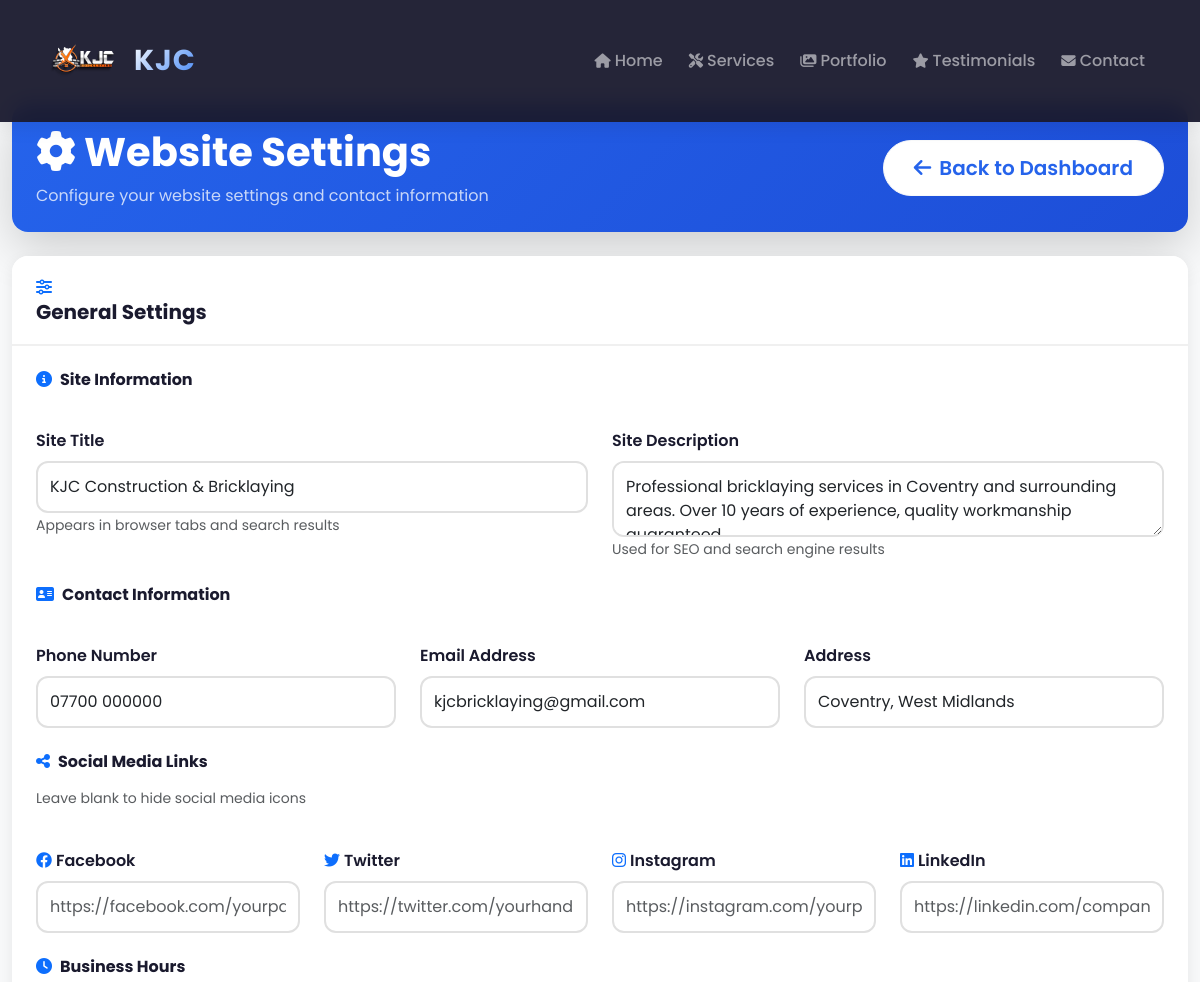
Before: /admin/settings (signed in, upper part) with the older database file.
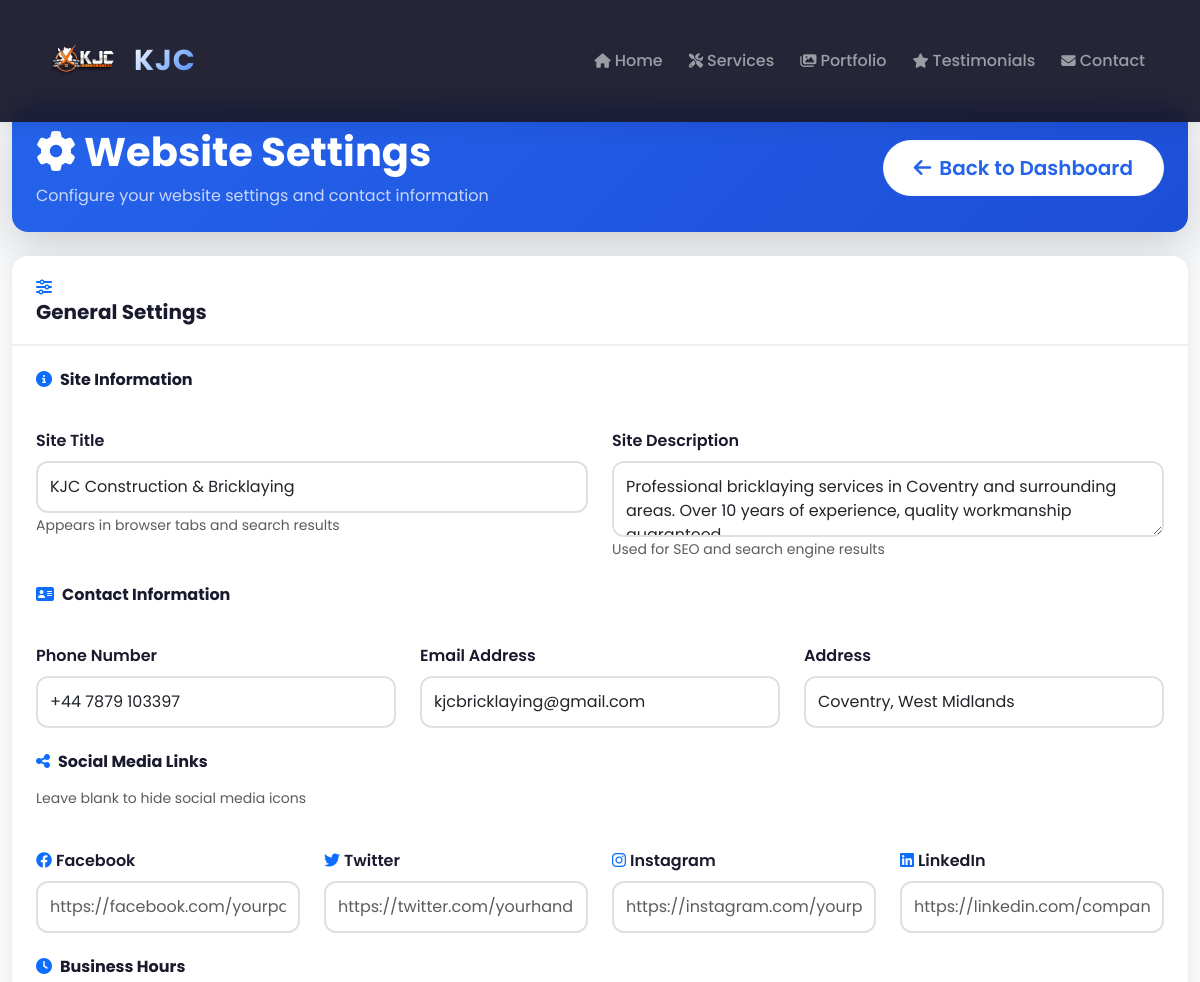
After: the same page with the newer database file.
### database.py (models this page shows, shortened)
class SiteSettings(db.Model):
    id = db.Column(db.Integer, primary_key=True)
    key = db.Column(db.String(100), unique=True, nullable=False)
    value = db.Column(db.Text)
    description = db.Column(db.String(200))
    updated_at = db.Column(db.DateTime, default=datetime.utcnow, onupdate=datetime.utcnow)
    @staticmethod
    def get(key, default=None):
        setting = SiteSettings.query.filter_by(key=key).first()
        return setting.value if setting else default

### app.py (the view, shortened to what this page needs)
@app.route('/admin/settings', methods=['GET', 'POST'])
@login_required
def admin_settings():
    return render_template('admin/settings.html', now=datetime.now())

### app.py (called while the page is built)
@login_manager.user_loader
def load_user(user_id):
    return User.query.get(int(user_id))

@app.context_processor
def inject_now():
    return {
        'now': datetime.now(),
        'site_title': SiteSettings.get('site_title', 'KJC'),
        'site_phone': SiteSettings.get('phone', '+44 7879 103397'),
        'site_email': SiteSettings.get('email', 'kjcbricklaying@gmail.com'),
        'site_address': SiteSettings.get('address', 'Coventry, West Midlands'),
        'whatsapp_number': SiteSettings.get('whatsapp', '+44 7879 103397'),
        'facebook_url': SiteSettings.get('facebook', '#'),
        'twitter_url': SiteSettings.get('twitter', '#'),
        'instagram_url': SiteSettings.get('instagram', '#'),
        'linkedin_url': SiteSettings.get('linkedin', '#')
    }

### templates/admin/settings.html (shortened to what this page needs)
{% extends "base.html" %} {% block content %}
<div class="container-fluid py-4">
  <div class="row mb-4">
    <div class="col-12">
      <div
        class="page-header-modern bg-gradient-primary text-white p-4 rounded-4 shadow-lg"
      >
        <div
          class="d-flex justify-content-between align-items-center flex-wrap gap-3"
        >
          <div>
            <h1 class="display-6 fw-bold mb-2">
              <i class="fas fa-cog me-2"></i>Website Settings
            </h1>
            <p class="mb-0 opacity-75">
              Configure your website settings and contact information
            </p>
          </div>
          <div>
            <a
              href="{{ url_for('admin_dashboard') }}"
              class="btn btn-light btn-lg"
            >
              <i class="fas fa-arrow-left me-2"></i>Back to Dashboard
            </a>
          </div>
        </div>
      </div>
    </div>
  </div>
  <div class="row">
    <div class="col-12">
      <div class="admin-card">
        <div class="admin-card-header">
          <i class="fas fa-sliders-h text-primary me-2"></i>
          <h5 class="mb-0">General Settings</h5>
        </div>
        <div class="admin-card-body p-4">
          <form method="POST" id="settingsForm">
            <div class="row g-4">
              <div class="col-12">
                <h6 class="mb-3">
                  <i class="fas fa-info-circle text-primary me-2"></i>Site
                  Information
                </h6>
              </div>
              <div class="col-md-6">
                <label for="site_title" class="form-label fw-semibold"
                  >Site Title</label
                >
                <input
                  type="text"
                  class="form-control"
                  id="site_title"
                  name="site_title"
                  value="{{ site_title or 'KJC Bricklaying' }}"
                />
                <small class="text-muted"
                  >Appears in browser tabs and search results</small
                >
              </div>
              <div class="col-md-6">
                <label for="site_description" class="form-label fw-semibold"
                  >Site Description</label
                >
                <textarea
                  class="form-control"
                  id="site_description"
                  name="site_description"
                  rows="2"
                >
Professional bricklaying services in Coventry and surrounding areas. Over 10 years of experience, quality workmanship guaranteed.</textarea
                >
                <small class="text-muted"
                  >Used for SEO and search engine results</small
                >
              </div>
              <div class="col-12 mt-4">
                <h6 class="mb-3">
                  <i class="fas fa-address-card text-primary me-2"></i>Contact
                  Information
                </h6>
              </div>
              <div class="col-md-4">
                <label for="phone" class="form-label fw-semibold"
                  >Phone Number</label
                >
                <input
                  type="tel"
                  class="form-control"
                  id="phone"
                  name="phone"
                  value="{{ site_phone or '+44 7879 103397' }}"
                />
              </div>
              <div class="col-md-4">
                <label for="email" class="form-label fw-semibold"
                  >Email Address</label
                >
                <input
                  type="email"
                  class="form-control"
                  id="email"
                  name="email"
                  value="{{ site_email or 'info@kjcbricklaying.com' }}"
                />
              </div>
              <div class="col-md-4">
                <label for="address" class="form-label fw-semibold"
                  >Address</label
                >
                <input
                  type="text"
                  class="form-control"
                  id="address"
                  name="address"
                  value="Coventry, West Midlands"
                />
              </div>
              <div class="col-12 mt-4">
                <h6 class="mb-3">
                  <i class="fas fa-share-alt text-primary me-2"></i>Social Media
                  Links
                </h6>
                <p class="text-muted small mb-3">
                  Leave blank to hide social media icons
                </p>
              </div>
              <div class="col-md-3">
                <label for="facebook" class="form-label fw-semibold">
                  <i class="fab fa-facebook text-primary me-1"></i>Facebook
                </label>
                <input
                  type="url"
                  class="form-control"
                  id="facebook"
                  name="facebook"
                  placeholder="https://facebook.com/yourpage"
                />
              </div>
              <div class="col-md-3">
                <label for="twitter" class="form-label fw-semibold">
                  <i class="fab fa-twitter text-primary me-1"></i>Twitter
                </label>
                <input
                  type="url"
                  class="form-control"
                  id="twitter"
                  name="twitter"
                  placeholder="https://twitter.com/yourhandle"
                />
              </div>
              <div class="col-md-3">
                <label for="instagram" class="form-label fw-semibold">
                  <i class="fab fa-instagram text-primary me-1"></i>Instagram
                </label>
                <input
                  type="url"
                  class="form-control"
                  id="instagram"
                  name="instagram"
                  placeholder="https://instagram.com/yourprofile"
                />
              </div>
              <div class="col-md-3">
                <label for="linkedin" class="form-label fw-semibold">
                  <i class="fab fa-linkedin text-primary me-1"></i>LinkedIn
                </label>
                <input
                  type="url"
                  class="form-control"
                  id="linkedin"
                  name="linkedin"
                  placeholder="https://linkedin.com/company/yourcompany"
                />
              </div>
              <div class="col-12 mt-4">
                <h6 class="mb-3">
                  <i class="fas fa-clock text-primary me-2"></i>Business Hours
                </h6>
              </div>
            </div>
          </form>
        </div>
      </div>
    </div>
  </div>
</div>
{% endblock %}

### templates/base.html (shortened to what this page needs)
<!doctype html>
<html lang="en">
  <head>
    <link
      href="https://cdn.jsdelivr.net/npm/bootstrap@5.3.0/dist/css/bootstrap.min.css"
      rel="stylesheet"
    />
    <link
      rel="stylesheet"
      href="https://cdnjs.cloudflare.com/ajax/libs/font-awesome/6.4.0/css/all.min.css"
    />
    <link href="https://unpkg.com/aos@2.3.1/dist/aos.css" rel="stylesheet" />
    <link
      href="{{ url_for('static', filename='css/style.css') }}"
      rel="stylesheet"
    />
  </head>
  <body>
    <nav class="navbar navbar-expand-lg navbar-dark fixed-top">
      <div class="container">
        <a class="navbar-brand" href="{{ url_for('index') }}">
          <img
            src="{{ url_for('static', filename='images/logo.png') }}"
            alt="KJC - Professional Construction & Bricklaying Services Coventry"
            onerror="
              this.style.display = 'none';
              this.nextElementSibling.style.display = 'flex';
            "
          />
          <span>KJC</span>
        </a>
        <div class="collapse navbar-collapse" id="navbarNav">
          <ul class="navbar-nav ms-auto">
            <li class="nav-item">
              <a class="nav-link" href="{{ url_for('index') }}"
                ><i class="fas fa-home me-1"></i>Home</a
              >
            </li>
            <li class="nav-item">
              <a class="nav-link" href="{{ url_for('services_page') }}"
                ><i class="fas fa-tools me-1"></i>Services</a
              >
            </li>
            <li class="nav-item">
              <a class="nav-link" href="{{ url_for('portfolio') }}"
                ><i class="fas fa-images me-1"></i>Portfolio</a
              >
            </li>
            <li class="nav-item">
              <a class="nav-link" href="{{ url_for('testimonials_page') }}"
                ><i class="fas fa-star me-1"></i>Testimonials</a
              >
            </li>
            <li class="nav-item">
              <a class="nav-link" href="{{ url_for('contact') }}"
                ><i class="fas fa-envelope me-1"></i>Contact</a
              >
            </li>
          </ul>
        </div>
      </div>
    </nav>
    <main>{% block content %}{% endblock %}</main>
  </body>
</html>

### static/css/style.css (style rules this page uses)
:root { --primary-color: #f39c12; --primary-dark: #e67e22; --primary-light: #f1c40f; --secondary-color: #2c3e50; --accent-color: #f39c12; --dark-color: #1a1a2e; --light-color: #f8f9fa; --gray-color: #6c757d; --gray-light: #e9ecef; --gray-dark: #343a40; --success-color: #27ae60; --warning-color: #f39c12; --danger-color: #e74c3c; --transition: all 0.3s cubic-bezier(0.4, 0, 0.2, 1); --shadow-sm: 0 2px 4px rgba(0,0,0,0.05); --shadow-md: 0 4px 6px rgba(0,0,0,0.07); --shadow-lg: 0 10px 25px rgba(0,0,0,0.1); --shadow-xl: 0 20px 35px rgba(0,0,0,0.15); }
* { margin: 0; padding: 0; box-sizing: border-box; }
body { font-family: 'Poppins', 'Segoe UI', Tahoma, Geneva, Verdana, sans-serif; padding-top: 80px; background: var(--light-color); color: var(--dark-color); overflow-x: hidden; }
h1, h2, h3, h4, h5, h6 { font-weight: 700; line-height: 1.2; }
.navbar { background: rgba(26, 26, 46, 0.95) !important; backdrop-filter: blur(10px); box-shadow: var(--shadow-md); transition: var(--transition); padding: 0.75rem 0; }
.navbar-brand { display: flex; align-items: center; gap: 12px; font-size: 1.8rem; font-weight: 800; letter-spacing: 1px; transition: var(--transition); text-decoration: none; }
.navbar-brand img { height: 65px; width: auto; transition: var(--transition); }
.navbar-brand span { background: linear-gradient(135deg, #fff, var(--primary-light)); -webkit-background-clip: text; background-clip: text; color: transparent; font-size: 1.6rem; font-weight: 700; }
.nav-link { position: relative; font-weight: 500; margin: 0 5px; padding: 0.5rem 1rem; transition: var(--transition); font-size: 1rem; }
.nav-link i { font-size: 0.9rem; transition: transform 0.3s ease; }
.nav-link::after { content: ''; position: absolute; bottom: 0; left: 50%; width: 0; height: 2px; background: linear-gradient(90deg, var(--primary-color), var(--accent-color)); transition: var(--transition); transform: translateX(-50%); }
.btn { padding: 12px 30px; font-weight: 600; border-radius: 50px; transition: var(--transition); position: relative; overflow: hidden; }
.btn::before { content: ''; position: absolute; top: 50%; left: 50%; width: 0; height: 0; border-radius: 50%; background: rgba(255,255,255,0.3); transform: translate(-50%, -50%); transition: width 0.6s, height 0.6s; }
.btn-light { background: white; color: var(--primary-color); }

### templates/base.html (style rules this page uses)
:root { --primary-color: #2563eb; --primary-dark: #1d4ed8; --primary-light: #3b82f6; --secondary-color: #2c3e50; --accent-color: #2563eb; --dark-color: #1a1a2e; --light-color: #f8f9fa; --transition: all 0.3s cubic-bezier(0.4, 0, 0.2, 1); --logo-size-desktop: 80px; --logo-size-scrolled: 65px; --logo-size-tablet: 65px; --logo-size-mobile: 55px; --logo-size-footer: 50px; }
.navbar { background: rgba(26, 26, 46, 0.95); backdrop-filter: blur(10px); padding: 1rem 0; transition: var(--transition); box-shadow: 0 2px 20px rgba(0, 0, 0, 0.1); }
.navbar-brand { display: flex; align-items: center; gap: 12px; font-size: 2rem; font-weight: 800; letter-spacing: 1px; transition: var(--transition); }
.navbar-brand img { height: var(--logo-size-desktop); width: auto; transition: var(--transition); }
.navbar-brand span { background: linear-gradient(135deg, #fff, var(--primary-light)); -webkit-background-clip: text; background-clip: text; color: transparent; font-size: 1.8rem; }
.nav-link { position: relative; font-weight: 500; margin: 0 5px; padding: 0.5rem 1rem; transition: var(--transition); font-size: 1rem; }
.nav-link i { font-size: 0.9rem; transition: transform 0.3s ease; }
.nav-link::after { content: ""; position: absolute; bottom: 0; left: 50%; width: 0; height: 2px; background: linear-gradient( 90deg, var(--primary-color), var(--accent-color) ); transition: var(--transition); transform: translateX(-50%); }
main { animation: fadeIn 0.5s ease-out; }

### templates/admin/settings.html (style rules this page uses)
.bg-gradient-primary { background: linear-gradient( 135deg, var(--primary-color), var(--primary-dark) ); }
.admin-card { background: white; border-radius: 1rem; box-shadow: 0 5px 15px rgba(0, 0, 0, 0.08); overflow: hidden; transition: all 0.3s ease; }
.admin-card-header { padding: 1.25rem 1.5rem; background: white; border-bottom: 2px solid #f0f0f0; }
.admin-card-body { padding: 1.5rem; }
.form-control { border-radius: 0.75rem; border: 2px solid #e0e0e0; padding: 0.75rem; transition: all 0.3s ease; }
textarea.form-control { resize: vertical; }

Changed rows visible on the page:
changed SiteSettings (number 2 of 3 on the later page): phone "07700 000000" → "+44 7879 103397"
